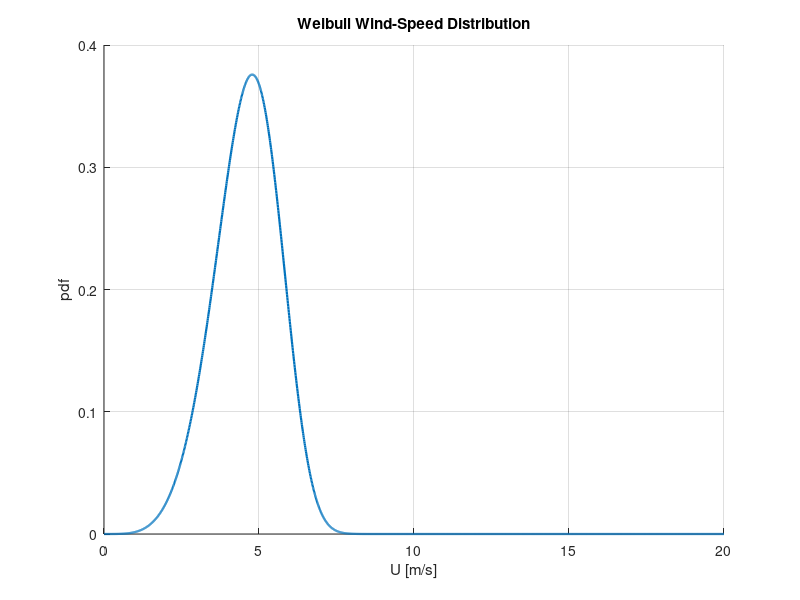

Here is the MATLAB script that generated this plot:
% ========================================================================
%  blade_design_tools.m
%  MATLAB tools for low-Re turbine blade design, CFD preparation,
%  torque prediction, and structural safety analysis.
%
%  Author: Matthew Bulger
%  Date: 2025
%
%  Includes:
%    1. Weibull wind-speed & Reynolds-number estimator
%    2. Airfoil comparison: S1223 vs NACA 4412
%    3. Blade-element torque model
%    4. Structural bending / failure-speed estimator
% ========================================================================

%% ========================================================================
% 1. WEIBULL WIND-SPEED & REYNOLDS ESTIMATION
% ========================================================================
function reynolds_report = reynolds_tools()
    k = 5; c = 5;                        % Weibull parameters
    chord = 0.0508;                      % 2 in chord (m)
    nu = 1.5e-5;                         % kinematic viscosity (m^2/s)

    U = linspace(0, 20, 2000);
    pdf = (k/c) .* (U./c).^(k-1) .* exp(-(U./c).^k);

    q5  = c * (-log(1-0.05))^(1/k);
    q95 = c * (-log(1-0.95))^(1/k);
    Umean = c * gamma(1+1/k);

    Re5 = q5*chord/nu;
    Re95 = q95*chord/nu;
    Remean = Umean*chord/nu;

    reynolds_report = struct( ...
        "U5", q5, ...
        "U95", q95, ...
        "Umean", Umean, ...
        "Re5", Re5, ...
        "Re95", Re95, ...
        "Remean", Remean);

    figure; hold on; grid on;
    plot(U,pdf,'LineWidth',1.6);
    title('Weibull Wind-Speed Distribution');
    xlabel('U [m/s]'); ylabel('pdf');
end

%% ========================================================================
% 2. AIRFOIL COMPARISON: S1223 vs NACA 4412
% ========================================================================
function airfoil_comparison()
    alpha = 0:1:15;

    % Approximate low-Re data:
    Cl_s = [0 0.3 0.6 0.9 1.2 1.45 1.65 1.8 1.85 1.88 1.85 1.75 1.6 1.3 1.0 0.5];
    Cd_s = [0.015 0.016 0.017 0.018 0.020 0.022 0.025 0.029 0.033 0.038 0.045 0.055 0.065 0.075 0.085 0.10];

    Cl_n = [0 0.25 0.5 0.7 0.85 0.95 1.0 1.05 1.05 1.0 0.95 0.85 0.7 0.5 0.3 0.1];
    Cd_n = [0.018 0.019 0.021 0.023 0.026 0.03 0.035 0.04 0.045 0.05 0.055 0.065 0.075 0.085 0.095 0.11];

    figure; hold on; grid on;
    plot(alpha,Cl_s,'LineWidth',1.8);
    plot(alpha,Cl_n,'LineWidth',1.8);
    legend('S1223','NACA 4412'); xlabel('\alpha [deg]'); ylabel('C_L');
    title('Lift Curve Comparison');

    figure; hold on; grid on;
    plot(alpha, Cl_s./Cd_s,'LineWidth',1.8);
    plot(alpha, Cl_n./Cd_n,'LineWidth',1.8);
    legend('S1223','NACA 4412');
    xlabel('\alpha [deg]'); ylabel('C_L/C_D');
    title('Aerodynamic Efficiency');
end

%% ========================================================================
% 3. TORQUE PREDICTOR — SIMPLE BLADE ELEMENT MODEL
% ========================================================================
function torque_report = torque_predictor()
    lambda = 3;
    rpm = 900;
    omega = rpm/60*2*pi;

    rho = 1.225;
    N = 3;

    U = [2.76 4.59 6.23];

    CL = 1.1; CLmax = 1.3; CD = 0.03;

    cr = 0.0508; ct = 0.010;             % root/tip chord in m
    rfrac = linspace(0.25,1,200);
    R = lambda*U/omega;

    torque_report = struct();

    for k = 1:length(U)
        Uk = U(k);
        Rk = R(k);
        r = rfrac*Rk;
        c = cr + (ct-cr)*(rfrac);

        phi = atan(Uk./(omega*r));
        Vrel = sqrt(Uk^2 + (omega*r).^2);

        dL = 0.5*rho*Vrel.^2 .* c .* CL;
        dD = 0.5*rho*Vrel.^2 .* c .* CD;

        dFt = dL.*sin(phi) - dD.*cos(phi);
        dT = r .* dFt;

        T = 3*trapz(r,dT);
        P = T*omega;

        torque_report(k).U = Uk;
        torque_report(k).Torque = T;
        torque_report(k).Power = P;
    end
end

%% ========================================================================
% 4. STRUCTURAL FAILURE / BENDING STRESS
% ========================================================================
function failure_report = bending_safety()
    % geometric assumption for solid rectangular cross section:
    chord = 0.0508;
    t = 0.12*chord;
    b = chord;

    I = b*t^3/12;
    Z = I/(t/2);

    sigma_allow = 38e6;
    M_limit = sigma_allow * Z;

    % linear scaling: M ~ U^2 at constant TSR
    Uref = 4.59;
    Mref = 0.002; % placeholder moment [N*m], replace with actual BEM value

    Ucrit = Uref * sqrt(M_limit/Mref);

    failure_report = struct("Mlimit",M_limit,"Ucrit",Ucrit);
end
